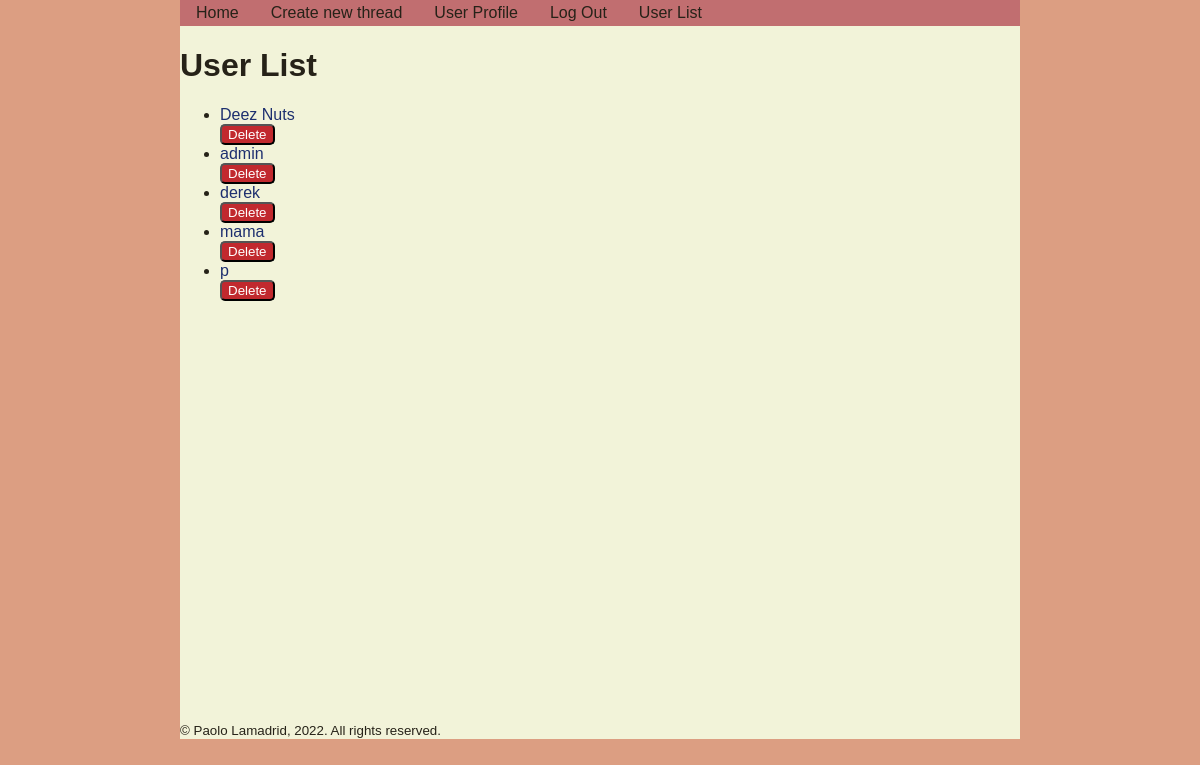
The page /user_list (signed in) on the database as committed earlier.
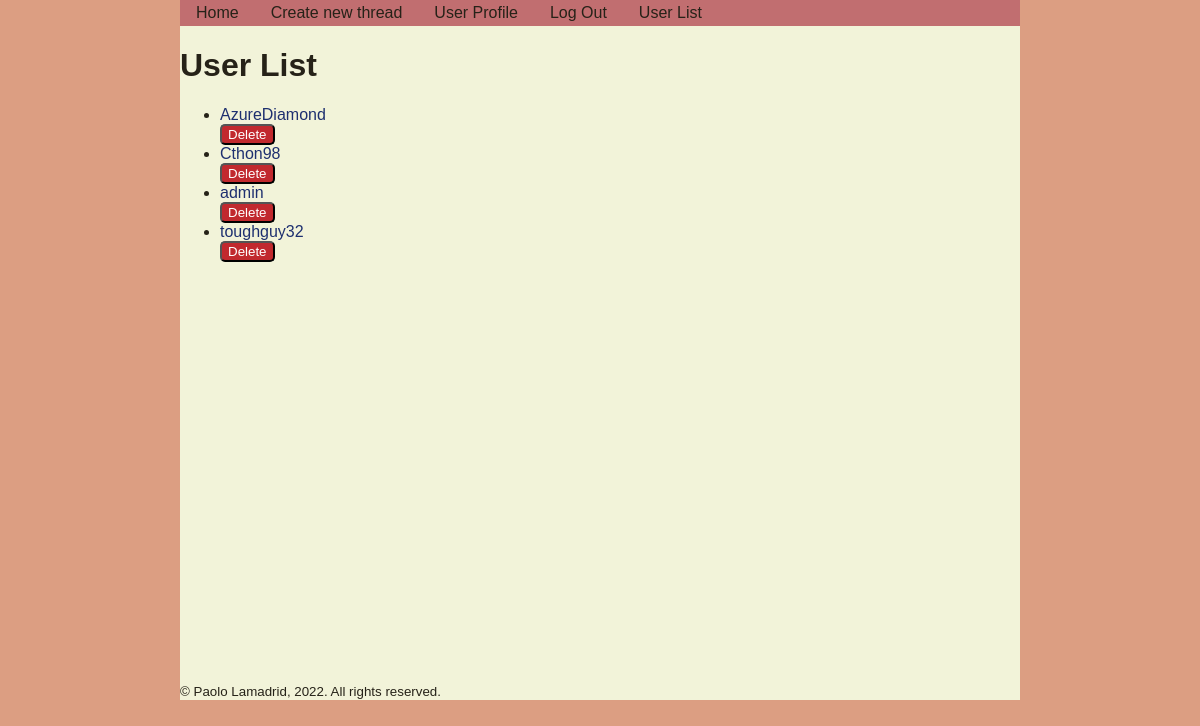
The same page on the database as committed later.
### tables this page shows
CREATE TABLE users
(
    username TEXT PRIMARY KEY,
    password_hash TEXT NOT NULL,
    is_admin INTEGER FALSE,
    date_created TEXT NOT NULL,
    about TEXT DEFAULT "",
    profile_image TEXT DEFAULT ""
);

### app.py (the view)
@app.route("/user_list", methods=["GET", "POST"])
@admin_required
def user_list():
    db = get_db()
    user_list = db.execute("""
        SELECT username from users;
    """).fetchall()
    return render_template("user_list.html", user_list=user_list)

### app.py (called while the page is built)
@app.before_request
def load_logged_in_user():
    g.user = session.get("username", None)
    g.is_admin = session.get("is_admin", False)

def admin_required(view):
    @wraps(view)
    def decorated_function(**kwargs):
        if g.user is None or g.is_admin == False:
            return abort(401)
        return view(**kwargs)
    return decorated_function

### database.py (called while the page is built)
def get_db():
    if "db" not in g:
        g.db = sqlite3.connect(DATABASE,
            detect_types=sqlite3.PARSE_DECLTYPES
        )
        g.db.row_factory = sqlite3.Row
    return g.db

### templates/user_list.html (shortened to what this page needs)
{% extends 'base.html' %}
{% block main_content %}
<h1>User List</h1>
<ul>
{% for user in user_list %}
    {% set username = user["username"] %}
    <li>
        <a href="{{ url_for('user_profile', username=username) }}">{{ username }}</a>
        <form action="{{ url_for('delete_user') }}" method="POST" novalidate>
            <input type="submit" value="Delete" class="delete_button" />
        </form>
    </li>
{% endfor %}
</ul>
{% endblock %}

Rows that differ between the two databases and show on the page:
removed users: username "Deez Nuts"
removed users: username "derek"
removed users: username "mama"
removed users: username "p"
added users: username "AzureDiamond"
added users: username "Cthon98"
added users: username "toughguy32"
